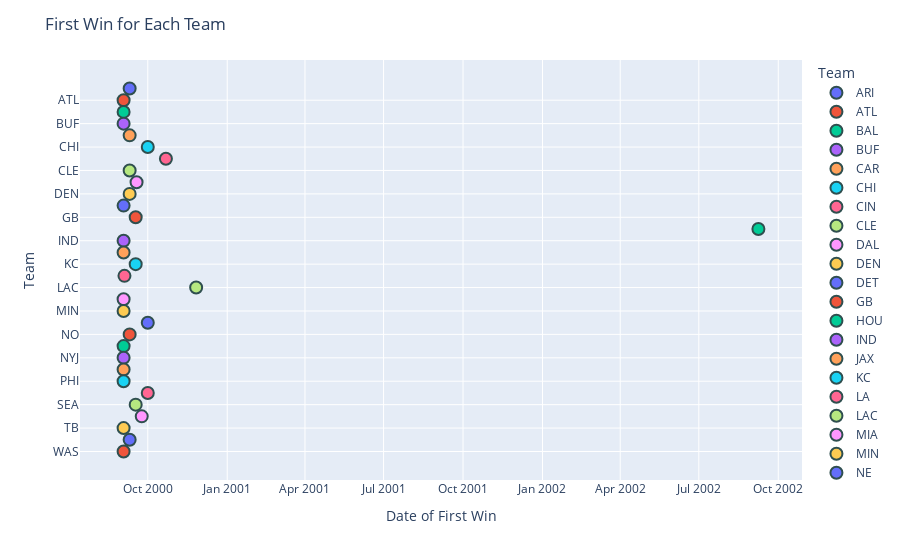

Notebook code for this chart:
### Code cell
# Combine the first wins for home and away teams
first_wins = pd.concat([home_first_win, away_first_win]).groupby(level=0).min().reset_index()
first_wins.columns = ['Team', 'First Win']

# Create an interactive scatter plot with Plotly
fig = px.scatter(first_wins, x='First Win', y='Team', hover_data={'First Win': '|%Y-%m-%d'}, color='Team')
fig.update_traces(marker=dict(size=12, line=dict(width=2, color='DarkSlateGrey')), selector=dict(mode='markers'))
fig.update_layout(title='First Win for Each Team', xaxis_title='Date of First Win', yaxis_title='Team')
fig.show()

### Figure 1 — Plotly figure (JSON) as saved in the notebook; plotly's stock layout.template omitted (floating-point values rounded to 4 significant figures)
{"data": [{"hovertemplate": "Team=%{y}<br>First Win=%{x|%Y-%m-%d}<extra></extra>", "legendgroup": "ARI", "marker": {"color": "#636efa", "line": {"color": "DarkSlateGrey", "width": 2}, "size": 12, "symbol": "circle"}, "mode": "markers", "name": "ARI", "orientation": "v", "showlegend": true, "type": "scatter", "x": ["2000-09-10T00:00:00"], "xaxis": "x", "y": ["ARI"], "yaxis": "y"}, {"hovertemplate": "Team=%{y}<br>First Win=%{x|%Y-%m-%d}<extra></extra>", "legendgroup": "ATL", "marker": {"color": "#EF553B", "line": {"color": "DarkSlateGrey", "width": 2}, "size": 12, "symbol": "circle"}, "mode": "markers", "name": "ATL", "orientation": "v", "showlegend": true, "type": "scatter", "x": ["2000-09-03T00:00:00"], "xaxis": "x", "y": ["ATL"], "yaxis": "y"}, {"hovertemplate": "Team=%{y}<br>First Win=%{x|%Y-%m-%d}<extra></extra>", "legendgroup": "BAL", "marker": {"color": "#00cc96", "line": {"color": "DarkSlateGrey", "width": 2}, "size": 12, "symbol": "circle"}, "mode": "markers", "name": "BAL", "orientation": "v", "showlegend": true, "type": "scatter", "x": ["2000-09-03T00:00:00"], "xaxis": "x", "y": ["BAL"], "yaxis": "y"}, {"hovertemplate": "Team=%{y}<br>First Win=%{x|%Y-%m-%d}<extra></extra>", "legendgroup": "BUF", "marker": {"color": "#ab63fa", "line": {"color": "DarkSlateGrey", "width": 2}, "size": 12, "symbol": "circle"}, "mode": "markers", "name": "BUF", "orientation": "v", "showlegend": true, "type": "scatter", "x": ["2000-09-03T00:00:00"], "xaxis": "x", "y": ["BUF"], "yaxis": "y"}, {"hovertemplate": "Team=%{y}<br>First Win=%{x|%Y-%m-%d}<extra></extra>", "legendgroup": "CAR", "marker": {"color": "#FFA15A", "line": {"color": "DarkSlateGrey", "width": 2}, "size": 12, "symbol": "circle"}, "mode": "markers", "name": "CAR", "orientation": "v", "showlegend": true, "type": "scatter", "x": ["2000-09-10T00:00:00"], "xaxis": "x", "y": ["CAR"], "yaxis": "y"}, {"hovertemplate": "Team=%{y}<br>First Win=%{x|%Y-%m-%d}<extra></extra>", "legendgroup": "CHI", "marker": {"color": "#19d3f3", "line": {"color": "DarkSlateGrey", "width": 2}, "size": 12, "symbol": "circle"}, "mode": "markers", "name": "CHI", "orientation": "v", "showlegend": true, "type": "scatter", "x": ["2000-10-01T00:00:00"], "xaxis": "x", "y": ["CHI"], "yaxis": "y"}, {"hovertemplate": "Team=%{y}<br>First Win=%{x|%Y-%m-%d}<extra></extra>", "legendgroup": "CIN", "marker": {"color": "#FF6692", "line": {"color": "DarkSlateGrey", "width": 2}, "size": 12, "symbol": "circle"}, "mode": "markers", "name": "CIN", "orientation": "v", "showlegend": true, "type": "scatter", "x": ["2000-10-22T00:00:00"], "xaxis": "x", "y": ["CIN"], "yaxis": "y"}, {"hovertemplate": "Team=%{y}<br>First Win=%{x|%Y-%m-%d}<extra></extra>", "legendgroup": "CLE", "marker": {"color": "#B6E880", "line": {"color": "DarkSlateGrey", "width": 2}, "size": 12, "symbol": "circle"}, "mode": "markers", "name": "CLE", "orientation": "v", "showlegend": true, "type": "scatter", "x": ["2000-09-10T00:00:00"], "xaxis": "x", "y": ["CLE"], "yaxis": "y"}, {"hovertemplate": "Team=%{y}<br>First Win=%{x|%Y-%m-%d}<extra></extra>", "legendgroup": "DAL", "marker": {"color": "#FF97FF", "line": {"color": "DarkSlateGrey", "width": 2}, "size": 12, "symbol": "circle"}, "mode": "markers", "name": "DAL", "orientation": "v", "showlegend": true, "type": "scatter", "x": ["2000-09-18T00:00:00"], "xaxis": "x", "y": ["DAL"], "yaxis": "y"}, {"hovertemplate": "Team=%{y}<br>First Win=%{x|%Y-%m-%d}<extra></extra>", "legendgroup": "DEN", "marker": {"color": "#FECB52", "line": {"color": "DarkSlateGrey", "width": 2}, "size": 12, "symbol": "circle"}, "mode": "markers", "name": "DEN", "orientation": "v", "showlegend": true, "type": "scatter", "x": ["2000-09-10T00:00:00"], "xaxis": "x", "y": ["DEN"], "yaxis": "y"}, {"hovertemplate": "Team=%{y}<br>First Win=%{x|%Y-%m-%d}<extra></extra>", "legendgroup": "DET", "marker": {"color": "#636efa", "line": {"color": "DarkSlateGrey", "width": 2}, "size": 12, "symbol": "circle"}, "mode": "markers", "name": "DET", "orientation": "v", "showlegend": true, "type": "scatter", "x": ["2000-09-03T00:00:00"], "xaxis": "x", "y": ["DET"], "yaxis": "y"}, {"hovertemplate": "Team=%{y}<br>First Win=%{x|%Y-%m-%d}<extra></extra>", "legendgroup": "GB", "marker": {"color": "#EF553B", "line": {"color": "DarkSlateGrey", "width": 2}, "size": 12, "symbol": "circle"}, "mode": "markers", "name": "GB", "orientation": "v", "showlegend": true, "type": "scatter", "x": ["2000-09-17T00:00:00"], "xaxis": "x", "y": ["GB"], "yaxis": "y"}, {"hovertemplate": "Team=%{y}<br>First Win=%{x|%Y-%m-%d}<extra></extra>", "legendgroup": "HOU", "marker": {"color": "#00cc96", "line": {"color": "DarkSlateGrey", "width": 2}, "size": 12, "symbol": "circle"}, "mode": "markers", "name": "HOU", "orientation": "v", "showlegend": true, "type": "scatter", "x": ["2002-09-08T00:00:00"], "xaxis": "x", "y": ["HOU"], "yaxis": "y"}, {"hovertemplate": "Team=%{y}<br>First Win=%{x|%Y-%m-%d}<extra></extra>", "legendgroup": "IND", "marker": {"color": "#ab63fa", "line": {"color": "DarkSlateGrey", "width": 2}, "size": 12, "symbol": "circle"}, "mode": "markers", "name": "IND", "orientation": "v", "showlegend": true, "type": "scatter", "x": ["2000-09-03T00:00:00"], "xaxis": "x", "y": ["IND"], "yaxis": "y"}, {"hovertemplate": "Team=%{y}<br>First Win=%{x|%Y-%m-%d}<extra></extra>", "legendgroup": "JAX", "marker": {"color": "#FFA15A", "line": {"color": "DarkSlateGrey", "width": 2}, "size": 12, "symbol": "circle"}, "mode": "markers", "name": "JAX", "orientation": "v", "showlegend": true, "type": "scatter", "x": ["2000-09-03T00:00:00"], "xaxis": "x", "y": ["JAX"], "yaxis": "y"}, {"hovertemplate": "Team=%{y}<br>First Win=%{x|%Y-%m-%d}<extra></extra>", "legendgroup": "KC", "marker": {"color": "#19d3f3", "line": {"color": "DarkSlateGrey", "width": 2}, "size": 12, "symbol": "circle"}, "mode": "markers", "name": "KC", "orientation": "v", "showlegend": true, "type": "scatter", "x": ["2000-09-17T00:00:00"], "xaxis": "x", "y": ["KC"], "yaxis": "y"}, {"hovertemplate": "Team=%{y}<br>First Win=%{x|%Y-%m-%d}<extra></extra>", "legendgroup": "LA", "marker": {"color": "#FF6692", "line": {"color": "DarkSlateGrey", "width": 2}, "size": 12, "symbol": "circle"}, "mode": "markers", "name": "LA", "orientation": "v", "showlegend": true, "type": "scatter", "x": ["2000-09-04T00:00:00"], "xaxis": "x", "y": ["LA"], "yaxis": "y"}, {"hovertemplate": "Team=%{y}<br>First Win=%{x|%Y-%m-%d}<extra></extra>", "legendgroup": "LAC", "marker": {"color": "#B6E880", "line": {"color": "DarkSlateGrey", "width": 2}, "size": 12, "symbol": "circle"}, "mode": "markers", "name": "LAC", "orientation": "v", "showlegend": true, "type": "scatter", "x": ["2000-11-26T00:00:00"], "xaxis": "x", "y": ["LAC"], "yaxis": "y"}, {"hovertemplate": "Team=%{y}<br>First Win=%{x|%Y-%m-%d}<extra></extra>", "legendgroup": "MIA", "marker": {"color": "#FF97FF", "line": {"color": "DarkSlateGrey", "width": 2}, "size": 12, "symbol": "circle"}, "mode": "markers", "name": "MIA", "orientation": "v", "showlegend": true, "type": "scatter", "x": ["2000-09-03T00:00:00"], "xaxis": "x", "y": ["MIA"], "yaxis": "y"}, {"hovertemplate": "Team=%{y}<br>First Win=%{x|%Y-%m-%d}<extra></extra>", "legendgroup": "MIN", "marker": {"color": "#FECB52", "line": {"color": "DarkSlateGrey", "width": 2}, "size": 12, "symbol": "circle"}, "mode": "markers", "name": "MIN", "orientation": "v", "showlegend": true, "type": "scatter", "x": ["2000-09-03T00:00:00"], "xaxis": "x", "y": ["MIN"], "yaxis": "y"}, {"hovertemplate": "Team=%{y}<br>First Win=%{x|%Y-%m-%d}<extra></extra>", "legendgroup": "NE", "marker": {"color": "#636efa", "line": {"color": "DarkSlateGrey", "width": 2}, "size": 12, "symbol": "circle"}, "mode": "markers", "name": "NE", "orientation": "v", "showlegend": true, "type": "scatter", "x": ["2000-10-01T00:00:00"], "xaxis": "x", "y": ["NE"], "yaxis": "y"}, {"hovertemplate": "Team=%{y}<br>First Win=%{x|%Y-%m-%d}<extra></extra>", "legendgroup": "NO", "marker": {"color": "#EF553B", "line": {"color": "DarkSlateGrey", "width": 2}, "size": 12, "symbol": "circle"}, "mode": "markers", "name": "NO", "orientation": "v", "showlegend": true, "type": "scatter", "x": ["2000-09-10T00:00:00"], "xaxis": "x", "y": ["NO"], "yaxis": "y"}, {"hovertemplate": "Team=%{y}<br>First Win=%{x|%Y-%m-%d}<extra></extra>", "legendgroup": "NYG", "marker": {"color": "#00cc96", "line": {"color": "DarkSlateGrey", "width": 2}, "size": 12, "symbol": "circle"}, "mode": "markers", "name": "NYG", "orientation": "v", "showlegend": true, "type": "scatter", "x": ["2000-09-03T00:00:00"], "xaxis": "x", "y": ["NYG"], "yaxis": "y"}, {"hovertemplate": "Team=%{y}<br>First Win=%{x|%Y-%m-%d}<extra></extra>", "legendgroup": "NYJ", "marker": {"color": "#ab63fa", "line": {"color": "DarkSlateGrey", "width": 2}, "size": 12, "symbol": "circle"}, "mode": "markers", "name": "NYJ", "orientation": "v", "showlegend": true, "type": "scatter", "x": ["2000-09-03T00:00:00"], "xaxis": "x", "y": ["NYJ"], "yaxis": "y"}, {"hovertemplate": "Team=%{y}<br>First Win=%{x|%Y-%m-%d}<extra></extra>", "legendgroup": "OAK", "marker": {"color": "#FFA15A", "line": {"color": "DarkSlateGrey", "width": 2}, "size": 12, "symbol": "circle"}, "mode": "markers", "name": "OAK", "orientation": "v", "showlegend": true, "type": "scatter", "x": ["2000-09-03T00:00:00"], "xaxis": "x", "y": ["OAK"], "yaxis": "y"}, {"hovertemplate": "Team=%{y}<br>First Win=%{x|%Y-%m-%d}<extra></extra>", "legendgroup": "PHI", "marker": {"color": "#19d3f3", "line": {"color": "DarkSlateGrey", "width": 2}, "size": 12, "symbol": "circle"}, "mode": "markers", "name": "PHI", "orientation": "v", "showlegend": true, "type": "scatter", "x": ["2000-09-03T00:00:00"], "xaxis": "x", "y": ["PHI"], "yaxis": "y"}, {"hovertemplate": "Team=%{y}<br>First Win=%{x|%Y-%m-%d}<extra></extra>", "legendgroup": "PIT", "marker": {"color": "#FF6692", "line": {"color": "DarkSlateGrey", "width": 2}, "size": 12, "symbol": "circle"}, "mode": "markers", "name": "PIT", "orientation": "v", "showlegend": true, "type": "scatter", "x": ["2000-10-01T00:00:00"], "xaxis": "x", "y": ["PIT"], "yaxis": "y"}, {"hovertemplate": "Team=%{y}<br>First Win=%{x|%Y-%m-%d}<extra></extra>", "legendgroup": "SEA", "marker": {"color": "#B6E880", "line": {"color": "DarkSlateGrey", "width": 2}, "size": 12, "symbol": "circle"}, "mode": "markers", "name": "SEA", "orientation": "v", "showlegend": true, "type": "scatter", "x": ["2000-09-17T00:00:00"], "xaxis": "x", "y": ["SEA"], "yaxis": "y"}, {"hovertemplate": "Team=%{y}<br>First Win=%{x|%Y-%m-%d}<extra></extra>", "legendgroup": "SF", "marker": {"color": "#FF97FF", "line": {"color": "DarkSlateGrey", "width": 2}, "size": 12, "symbol": "circle"}, "mode": "markers", "name": "SF", "orientation": "v", "showlegend": true, "type": "scatter", "x": ["2000-09-24T00:00:00"], "xaxis": "x", "y": ["SF"], "yaxis": "y"}, {"hovertemplate": "Team=%{y}<br>First Win=%{x|%Y-%m-%d}<extra></extra>", "legendgroup": "TB", "marker": {"color": "#FECB52", "line": {"color": "DarkSlateGrey", "width": 2}, "size": 12, "symbol": "circle"}, "mode": "markers", "name": "TB", "orientation": "v", "showlegend": true, "type": "scatter", "x": ["2000-09-03T00:00:00"], "xaxis": "x", "y": ["TB"], "yaxis": "y"}, {"hovertemplate": "Team=%{y}<br>First Win=%{x|%Y-%m-%d}<extra></extra>", "legendgroup": "TEN", "marker": {"color": "#636efa", "line": {"color": "DarkSlateGrey", "width": 2}, "size": 12, "symbol": "circle"}, "mode": "markers", "name": "TEN", "orientation": "v", "showlegend": true, "type": "scatter", "x": ["2000-09-10T00:00:00"], "xaxis": "x", "y": ["TEN"], "yaxis": "y"}, {"hovertemplate": "Team=%{y}<br>First Win=%{x|%Y-%m-%d}<extra></extra>", "legendgroup": "WAS", "marker": {"color": "#EF553B", "line": {"color": "DarkSlateGrey", "width": 2}, "size": 12, "symbol": "circle"}, "mode": "markers", "name": "WAS", "orientation": "v", "showlegend": true, "type": "scatter", "x": ["2000-09-03T00:00:00"], "xaxis": "x", "y": ["WAS"], "yaxis": "y"}], "layout": {"legend": {"title": {"text": "Team"}, "tracegroupgap": 0}, "margin": {"t": 60}, "title": {"text": "First Win for Each Team"}, "xaxis": {"anchor": "y", "domain": [0, 1], "title": {"text": "Date of First Win"}}, "yaxis": {"anchor": "x", "categoryarray": ["WAS", "TEN", "TB", "SF", "SEA", "PIT", "PHI", "OAK", "NYJ", "NYG", "NO", "NE", "MIN", "MIA", "LAC", "LA", "KC", "JAX", "IND", "HOU", "GB", "DET", "DEN", "DAL", "CLE", "CIN", "CHI", "CAR", "BUF", "BAL", "ATL", "ARI"], "categoryorder": "array", "domain": [0, 1], "title": {"text": "Team"}}}}
